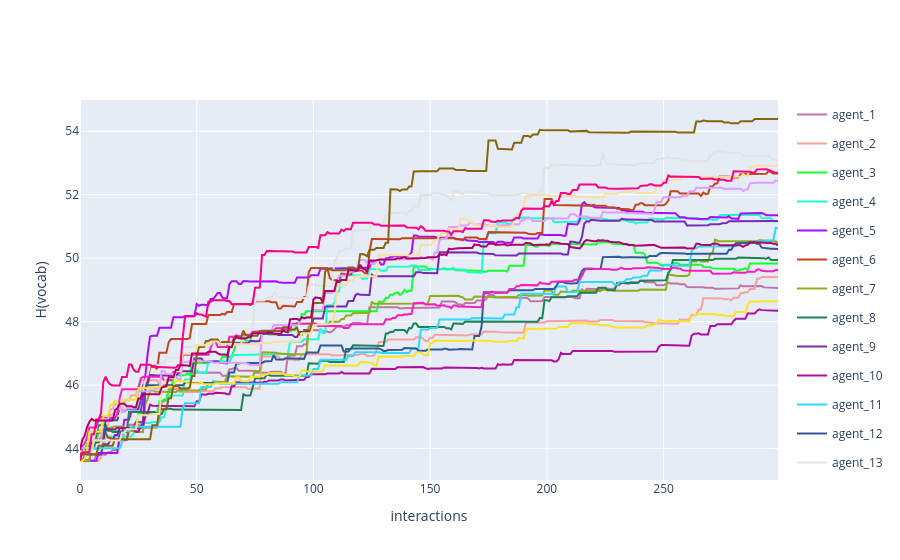

The notebook cell saved with this chart:
### Code cell
fig = multi_agent_update_plot_from_df(H_dif)
fig.update_layout(
    # title='Dyadic interaction in a random environment',
    yaxis_title='H(vocab)',
    xaxis_title='interactions'
)
fig.show()

### Figure 1 — Plotly figure (JSON) as saved in the notebook; plotly's stock layout.template omitted (floating-point values rounded to 4 significant figures; data arrays with more than 128 entries replaced by an {"elided": "..."} marker saying what was removed)
{"data": [{"legendgroup": "agent_1", "line": {"color": "#C075A6"}, "mode": "lines", "name": "agent_1", "showlegend": true, "x": {"elided": "300 int values"}, "y": {"elided": "300 float values"}, "type": "scatter"}, {"legendgroup": "agent_2", "line": {"color": "#F8A19F"}, "mode": "lines", "name": "agent_2", "showlegend": true, "x": {"elided": "300 int values"}, "y": {"elided": "300 float values"}, "type": "scatter"}, {"legendgroup": "agent_3", "line": {"color": "#16FF32"}, "mode": "lines", "name": "agent_3", "showlegend": true, "x": {"elided": "300 int values"}, "y": {"elided": "300 float values"}, "type": "scatter"}, {"legendgroup": "agent_4", "line": {"color": "#1CFFCE"}, "mode": "lines", "name": "agent_4", "showlegend": true, "x": {"elided": "300 int values"}, "y": {"elided": "300 float values"}, "type": "scatter"}, {"legendgroup": "agent_5", "line": {"color": "#AA0DFE"}, "mode": "lines", "name": "agent_5", "showlegend": true, "x": {"elided": "300 int values"}, "y": {"elided": "300 float values"}, "type": "scatter"}, {"legendgroup": "agent_6", "line": {"color": "#C4451C"}, "mode": "lines", "name": "agent_6", "showlegend": true, "x": {"elided": "300 int values"}, "y": {"elided": "300 float values"}, "type": "scatter"}, {"legendgroup": "agent_7", "line": {"color": "#90AD1C"}, "mode": "lines", "name": "agent_7", "showlegend": true, "x": {"elided": "300 int values"}, "y": {"elided": "300 float values"}, "type": "scatter"}, {"legendgroup": "agent_8", "line": {"color": "#1C8356"}, "mode": "lines", "name": "agent_8", "showlegend": true, "x": {"elided": "300 int values"}, "y": {"elided": "300 float values"}, "type": "scatter"}, {"legendgroup": "agent_9", "line": {"color": "#782AB6"}, "mode": "lines", "name": "agent_9", "showlegend": true, "x": {"elided": "300 int values"}, "y": {"elided": "300 float values"}, "type": "scatter"}, {"legendgroup": "agent_10", "line": {"color": "#B10DA1"}, "mode": "lines", "name": "agent_10", "showlegend": true, "x": {"elided": "300 int values"}, "y": {"elided": "300 float values"}, "type": "scatter"}, {"legendgroup": "agent_11", "line": {"color": "#2ED9FF"}, "mode": "lines", "name": "agent_11", "showlegend": true, "x": {"elided": "300 int values"}, "y": {"elided": "300 float values"}, "type": "scatter"}, {"legendgroup": "agent_12", "line": {"color": "#325A9B"}, "mode": "lines", "name": "agent_12", "showlegend": true, "x": {"elided": "300 int values"}, "y": {"elided": "300 float values"}, "type": "scatter"}, {"legendgroup": "agent_13", "line": {"color": "#E2E2E2"}, "mode": "lines", "name": "agent_13", "showlegend": true, "x": {"elided": "300 int values"}, "y": {"elided": "300 float values"}, "type": "scatter"}, {"legendgroup": "agent_14", "line": {"color": "#FC1CBF"}, "mode": "lines", "name": "agent_14", "showlegend": true, "x": {"elided": "300 int values"}, "y": {"elided": "300 float values"}, "type": "scatter"}, {"legendgroup": "agent_15", "line": {"color": "#DEA0FD"}, "mode": "lines", "name": "agent_15", "showlegend": true, "x": {"elided": "300 int values"}, "y": {"elided": "300 float values"}, "type": "scatter"}, {"legendgroup": "agent_16", "line": {"color": "#FBE426"}, "mode": "lines", "name": "agent_16", "showlegend": true, "x": {"elided": "300 int values"}, "y": {"elided": "300 float values"}, "type": "scatter"}, {"legendgroup": "agent_17", "line": {"color": "#85660D"}, "mode": "lines", "name": "agent_17", "showlegend": true, "x": {"elided": "300 int values"}, "y": {"elided": "300 float values"}, "type": "scatter"}, {"legendgroup": "agent_18", "line": {"color": "#F7E1A0"}, "mode": "lines", "name": "agent_18", "showlegend": true, "x": {"elided": "300 int values"}, "y": {"elided": "300 float values"}, "type": "scatter"}, {"legendgroup": "agent_19", "line": {"color": "#FA0087"}, "mode": "lines", "name": "agent_19", "showlegend": true, "x": {"elided": "300 int values"}, "y": {"elided": "300 float values"}, "type": "scatter"}, {"legendgroup": "agent_20", "line": {"color": "#B00068"}, "mode": "lines", "name": "agent_20", "showlegend": true, "x": {"elided": "300 int values"}, "y": {"elided": "300 float values"}, "type": "scatter"}], "layout": {"yaxis": {"title": {"text": "H(vocab)"}}, "xaxis": {"title": {"text": "interactions"}}}}
